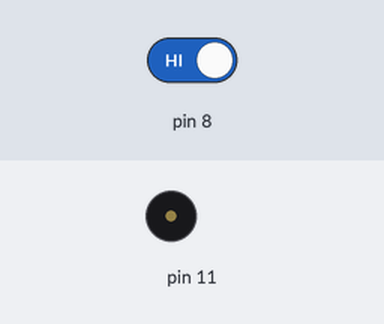
The sketch below on a simulated Arduino Uno, built with avr-gcc and run on an emulated ATmega328P. Parts: buzzer (waves = sounding). The inputs (shaded band) are chosen by the test bench; at power-on: pin 8 HIGH. What the sketch prints to the serial monitor is not drawn.

Above: at 1.2 s.
1.3 s: pin 8 driven LOW
At 1.8 s:
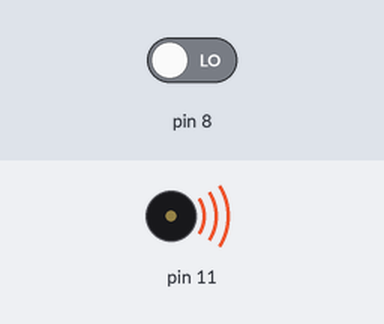
Timing chart, 0 to 4.3 s (numbered marks = the images above; inputs shaded):
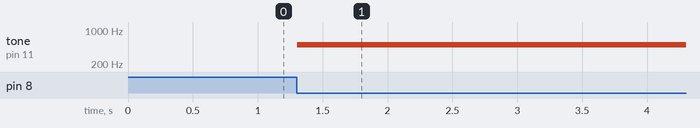

Measured:
- after the input at 1.3 s, tone on pin 11: silent → 500 Hz at once

The sketch:

boozer.ino
```cpp
void setup() {
  // put your setup code here, to run once:
  Serial.begin(9600);
  pinMode(8,INPUT);

}

void loop() {
  // put your main code here, to run repeatedly:
  int switch2 = digitalRead(8);
  Serial.println(switch2);
  if(switch2 == 0){
    tone(11,500,10);
  }
}
```
